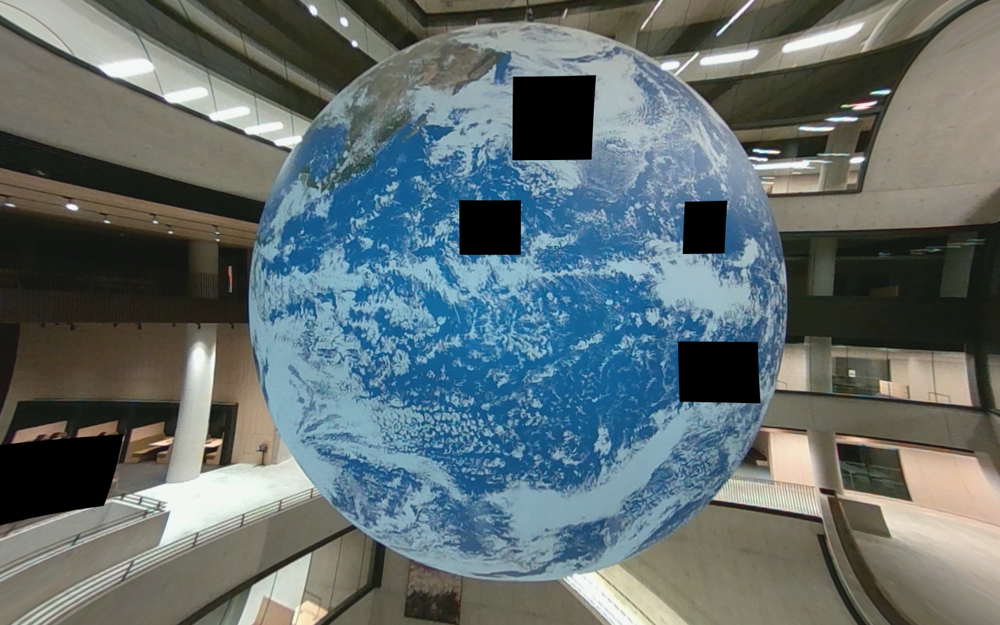
#> input picture final/Dataset_25/Hard/images/000016.png, 1000 x 625 px, shrunk from 1280 x 800 before the run, found by its file name
$ python task_1.py
#> lines starting #> are read from the running program, lines starting #| are printed output that depends on the picture; after the words box and inside, x2 and y2 are one past the last pixel; in counts of white or black regions, pixels touching at a corner belong together
#> in main, image is the input picture: PIL image 1000x625 RGB; mean R, G, B 97, 109.4, 110.8
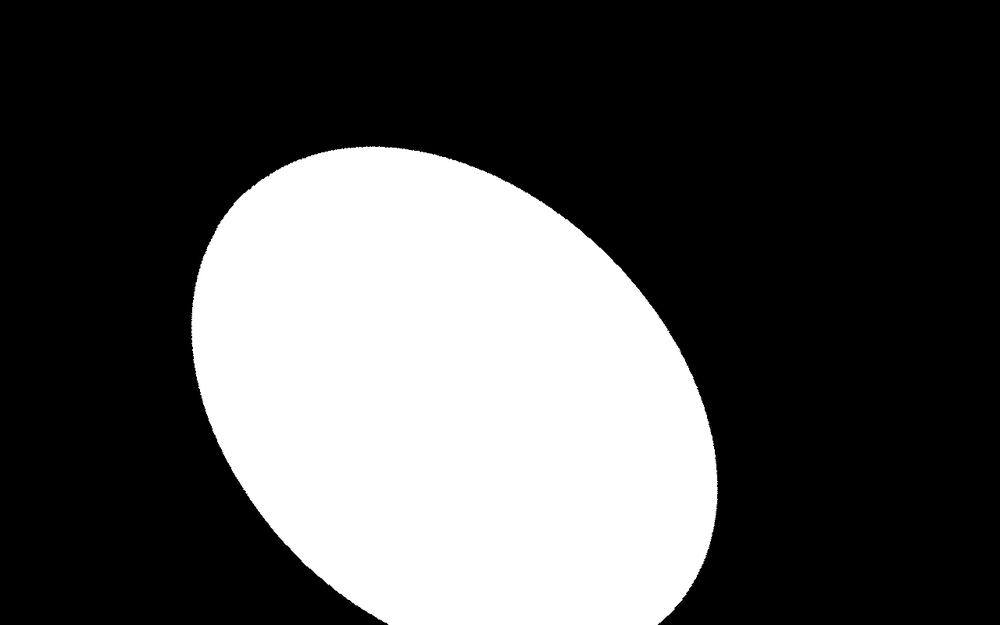
#> input picture final/Dataset_25/Medium/masks/000016.png, 1000 x 625 px, shrunk from 1280 x 800 before the run, found by its file name
#> in main, ground_truth_image is the input picture: PIL image 1000x625 L; min 0, max 255, mean 79.9
#> in main, `hsv_img = blurred_image.convert("HSV")`: hsv_img: PIL image 1000x625 HSV; mean H, S, V 76.4, 69.3, 121.5
import torchvision.transforms as transforms
from PIL import Image, ImageFilter
import matplotlib.pyplot as plt
import numpy as np
from tqdm import tqdm
from collections import deque
import cv2

def threshoding(image: Image.Image, threshold: list):
    copy_image = image.copy()
    # apply gaussian blur
    blurred_image = copy_image.filter(ImageFilter.GaussianBlur(radius=2))

    hsv_img = blurred_image.convert("HSV")
    hsv_array = np.array(hsv_img)

    hue_channel = hsv_array[:, :, 0]
    mask = (hue_channel >= threshold[0]) & (hue_channel <= threshold[1])
    binary_image = np.ones_like(hue_channel)*255
    binary_image[mask] = 0
    # plt.imshow(binary_image, cmap='gray')
    # plt.axis('off')
    # plt.show()

    return binary_image


# [56 lines left out: function region_growing, not called in this run]


def draw_roc_curve(image: Image.Image, ground_truth_image: Image.Image):
    gt_array = np.array(ground_truth_image)

    true_positive_thresholding = []
    true_negative_thresholding = []
    false_positive_thresholding = []
    false_negative_thresholding = []
    thresholds = range(0, 256, 10)

    for thresh in tqdm(thresholds):
        binary_image = threshoding(image, threshold=[0, thresh])
        tp = np.sum((binary_image == 255) & (gt_array == 255))
        tn = np.sum((binary_image == 0) & (gt_array == 0))
        fp = np.sum((binary_image == 255) & (gt_array == 0))
        fn = np.sum((binary_image == 0) & (gt_array == 255))
        true_positive_thresholding.append(tp)
        false_positive_thresholding.append(fp)
        true_negative_thresholding.append(tn)
        false_negative_thresholding.append(fn)
#> this loop made 26 passes
#> (tp, tn, fp, fn) on passes 1 to 12: (191124, 18000, 408820, 2499), (191029, 19138, 407682, 2594), (190186, 36187, 390633, 3437), (179309, 129494, 297326, 14314), (159399, 218956, 207864, 34224), (155929, 264690, 162130, 37694), (154266, 297435, 129385, 39357), (152370, 324200, 102620, 41253), (151196, 336337, 90483, 42427), (150117, 346086, 80734, 43506), (149722, 350667, 76153, 43901), (149441, 354085, 72735, 44182)
#> pass 1, in threshoding, `hue_channel = hsv_array[:, :, 0]`:
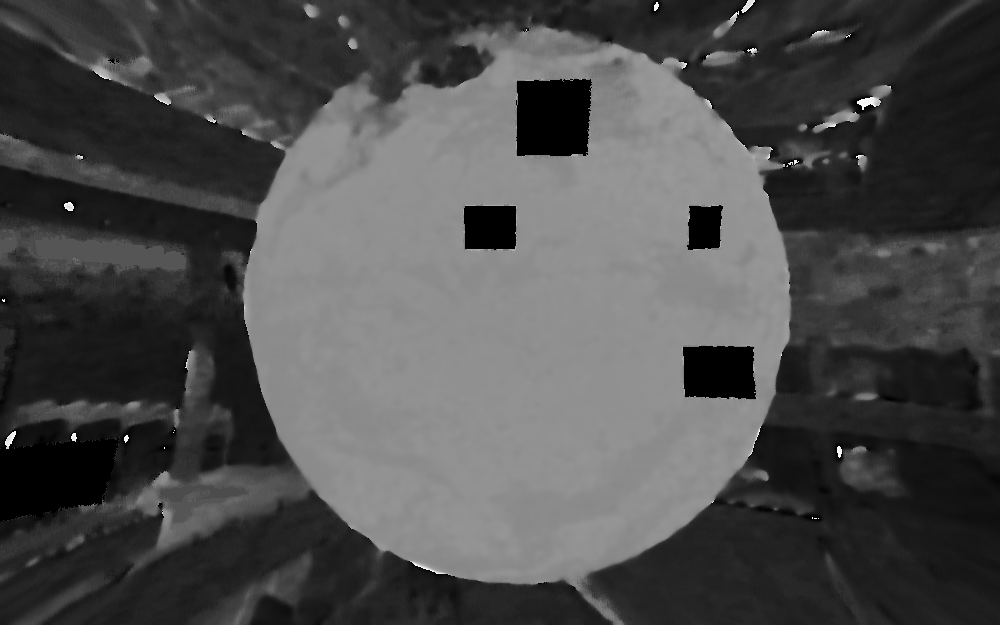
#> hue_channel: shape (625, 1000); min 0, max 253, mean 76.4
#> pass 1, in threshoding, `mask = (hue_channel >= threshold[0]) & (hue_channel <= threshold[1])`:
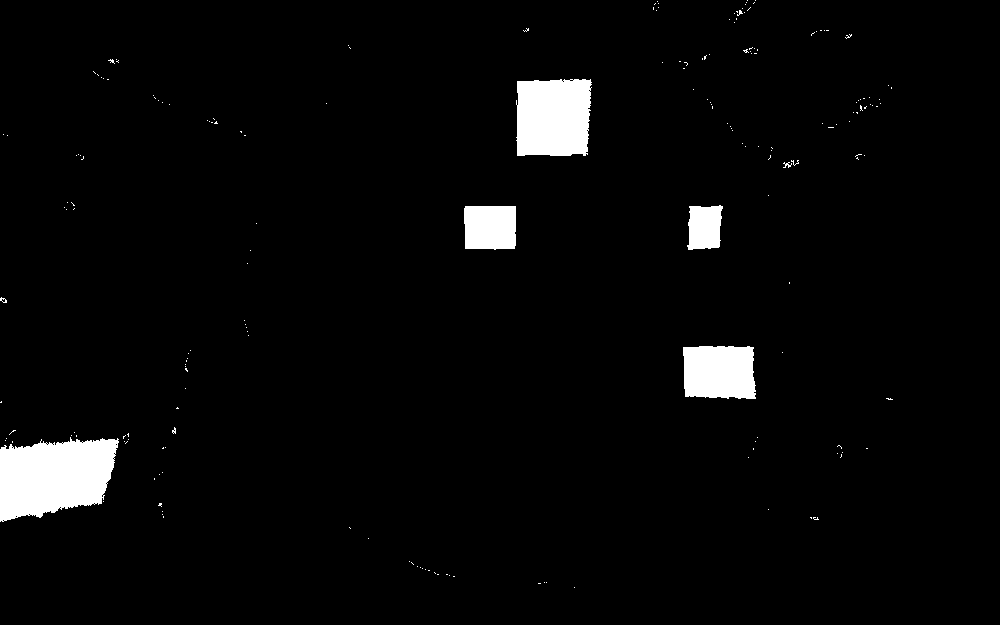
#> mask: shape (625, 1000) bool; 3.3% white; 196 white regions (189 under 20 px), largest, box (x1, y1, x2, y2) and area: (0, 437, 119, 522) 7578, (516, 79, 592, 156) 5424, (683, 346, 756, 399) 3583
#> after the loop, false_negative_thresholding = 26 values from 2499 to 193621; false_positive_thresholding = 26 values, max 408820 at index 0, min 70 at index 25, mean 100833.8; true_negative_thresholding = 26 values from 18000 to 426750; true_positive_thresholding = 26 values, max 191124 at index 0, min 2 at index 25, mean 91960.6

    true_positive_rate_thresholding = np.array(true_positive_thresholding) / (np.array(true_positive_thresholding) + np.array(false_negative_thresholding) + 1e-6)
#> true_positive_rate_thresholding = 26 values, max 0.987 at index 0, min 1.03e-05 at index 25, mean 0.475
    false_positive_rate_thresholding = np.array(false_positive_thresholding) / (np.array(false_positive_thresholding) + np.array(true_negative_thresholding) + 1e-6)
#> false_positive_rate_thresholding = 26 values, max 0.958 at index 0, min 0.000164 at index 25, mean 0.236

    plt.plot(false_positive_rate_thresholding, true_positive_rate_thresholding, marker='o')
    plt.xlabel('False Positive')
    plt.ylabel('True Positive')
    plt.title('Threshoding ROC Curve')
    plt.grid()
    # plt.savefig('threshoding_roc_curve.png')
    plt.show()
    print("ROC curve saved as 'threshoding_roc_curve.png'")
    plt.clf()

    tp_region_growing = []
    tn_region_growing = []
    fp_region_growing = []
    fn_region_growing = []
    thresholds = range(0, 256, 10)
    seed_point = (500, 500)  # Example seed point
    blurred_image = image.copy().filter(ImageFilter.GaussianBlur(radius=2))
    hsv_img = blurred_image.convert("HSV")
    for thresh in tqdm(thresholds):
        binary_image = region_growing_2(hsv_img, seed_point=seed_point, threshold=thresh)
        tp = np.sum((binary_image == 255) & (gt_array == 255))
        tn = np.sum((binary_image == 0) & (gt_array == 0))
        fp = np.sum((binary_image == 255) & (gt_array == 0))
        fn = np.sum((binary_image == 0) & (gt_array == 255))
        tp_region_growing.append(tp)
        fp_region_growing.append(fp)
        tn_region_growing.append(tn)
        fn_region_growing.append(fn)
#> this loop made 26 passes
#> (tp, tn, fp, fn) on passes 1 to 12: (53, 426820, 0, 193570), (147707, 367503, 59317, 45916), (148689, 360960, 65860, 44934), (149143, 358294, 68526, 44480), (149316, 357015, 69805, 44307), (149928, 355891, 70929, 43695), (150284, 355215, 71605, 43339), (152481, 344967, 81853, 41142), (153565, 315110, 111710, 40058), (154638, 290919, 135901, 38985), (158924, 241921, 184899, 34699), (180276, 126429, 300391, 13347)
#> after the loop, fn_region_growing = 26 values, max 193570 at index 0, min 0 at index 14, mean 24391.2; fp_region_growing = 26 values from 0 to 426820; tn_region_growing = 26 values, max 426820 at index 0, min 0 at index 14, mean 152063.4; tp_region_growing = 26 values from 53 to 193623

    true_positive_rate_region_growing = np.array(tp_region_growing) / (np.array(tp_region_growing) + np.array(fn_region_growing) + 1e-6)
#> true_positive_rate_region_growing = 26 values from 0.000274 to 1
    false_positive_rate_region_growing = np.array(fp_region_growing) / (np.array(fp_region_growing) + np.array(tn_region_growing) + 1e-6)
#> false_positive_rate_region_growing = 26 values from 0 to 1

    plt.plot(false_positive_rate_region_growing, true_positive_rate_region_growing, marker='o', color='red')
    plt.xlabel('False Positive')
    plt.ylabel('True Positive')
    plt.title('ROC Curve for Region Growing')
    plt.grid()
    # plt.savefig('region_growing_roc_curve.png')
    plt.show()
    print("ROC curve saved as 'region_growing_roc_curve.png'")
    plt.clf()

    tp_combined = []
    tn_combined = []
    fp_combined = []
    fn_combined = []
    thresholds = range(0, 256, 10)
    blurred_image = image.copy().filter(ImageFilter.GaussianBlur(radius=2))
    hsv_img = blurred_image.convert("HSV")
    for thresh in tqdm(thresholds):
        binary_image_combined = threshold_and_region_growing(hsv_img, threshold=thresh)
        tp = np.sum((binary_image_combined == 255) & (gt_array == 255))
        tn = np.sum((binary_image_combined == 0) & (gt_array == 0))
        fp = np.sum((binary_image_combined == 255) & (gt_array == 0))
        fn = np.sum((binary_image_combined == 0) & (gt_array == 255))
        tp_combined.append(tp)
        fp_combined.append(fp)
        tn_combined.append(tn)
        fn_combined.append(fn)
#> this loop made 26 passes
#> (tp, tn, fp, fn) on passes 1 to 5: (30179, 425427, 1393, 163444), (147562, 365869, 60951, 46061), (148639, 361346, 65474, 44984), (149105, 358615, 68205, 44518), (149317, 357096, 69724, 44306)
#> pass 1, in get_safe_ocean_seeds, `S = hsv_array[:, :, 1]`:
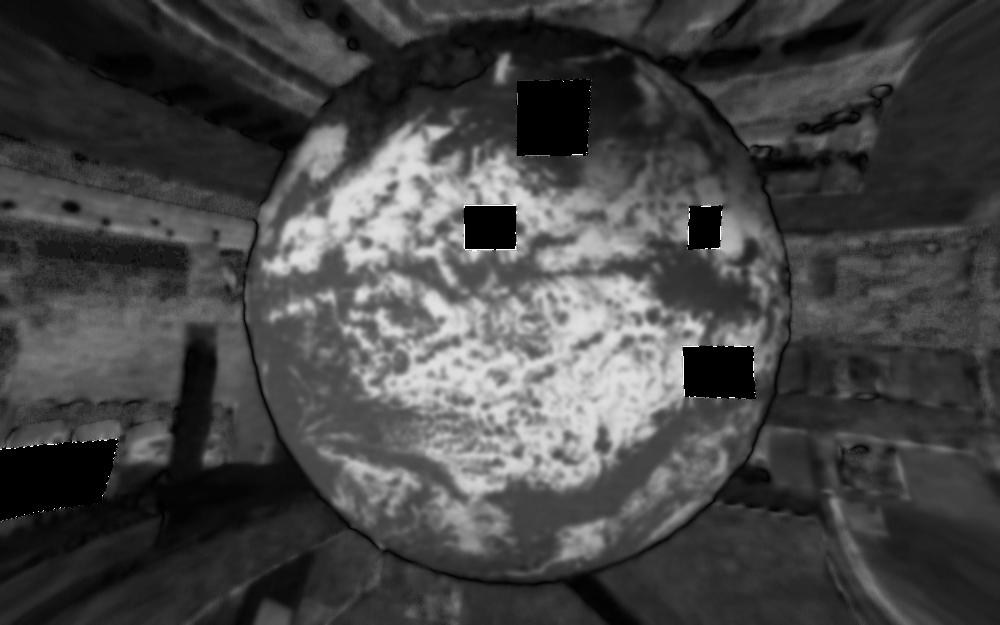
#> S: shape (625, 1000); min 0, max 255, mean 69.3
#> pass 1, in get_safe_ocean_seeds, `V = hsv_array[:, :, 2]`:
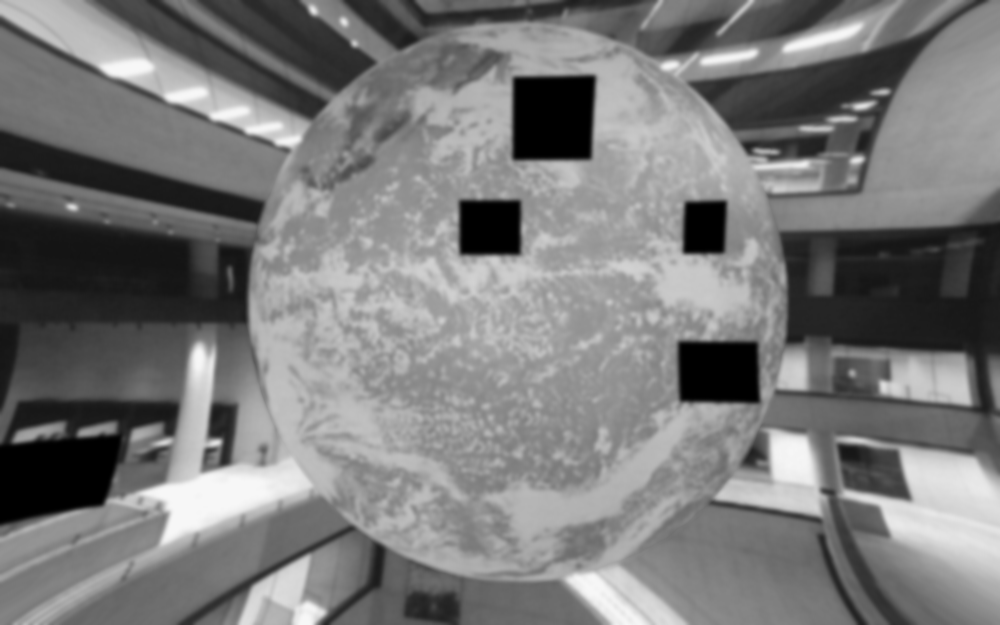
#> V: shape (625, 1000); min 0, max 247, mean 121.5
#> pass 1, in get_safe_ocean_seeds, `sat_mask = (S > saturation_threshold)`:
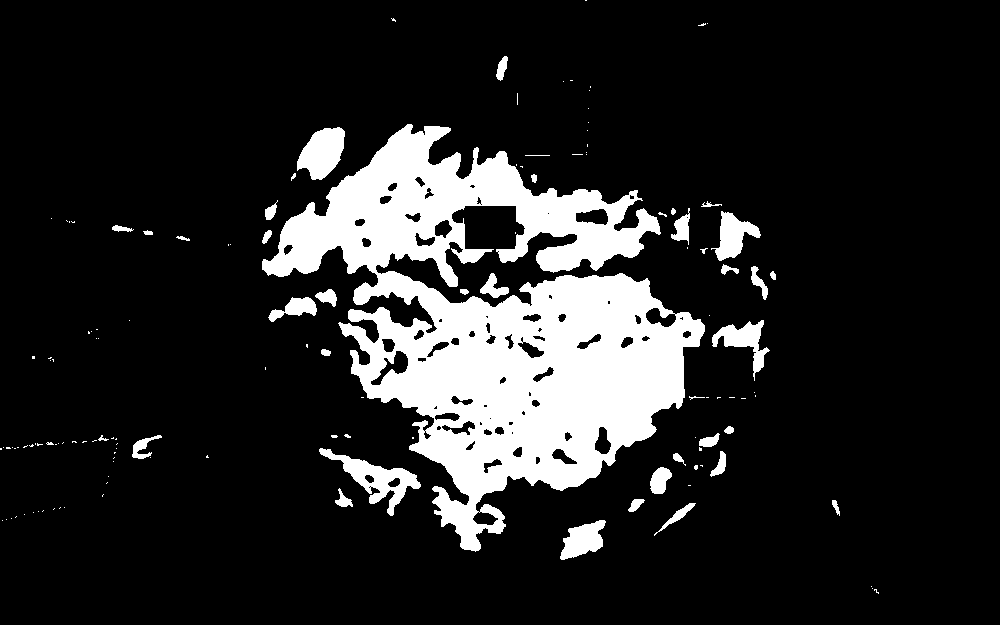
#> sat_mask: shape (625, 1000) bool; 14.6% white; 137 white regions (98 under 20 px), largest, box (x1, y1, x2, y2) and area: (262, 124, 705, 552) 79340, (319, 448, 421, 516) 2003, (297, 127, 345, 180) 1686

    true_positive_rate_combined = np.array(tp_combined) / (np.array(tp_combined) + np.array(fn_combined) + 1e-6)
    false_positive_rate_combined = np.array(fp_combined) / (np.array(fp_combined) + np.array(tn_combined) + 1e-6)
    plt.plot(false_positive_rate_combined, true_positive_rate_combined, marker='o', color='green')
    plt.xlabel('False Positive')
    plt.ylabel('True Positive')
    plt.title('ROC Curve for Thresholding + Region Growing')
    plt.grid()
    # plt.savefig('threshold_region_growing_roc_curve.png')
    # plt.show()
    print("ROC curve saved as 'threshold_region_growing_roc_curve.png'")
    plt.show()
    plt.clf()

    # plotting both curves together
    plt.plot(false_positive_rate_thresholding, true_positive_rate_thresholding, marker='.', color='blue', label='Thresholding')
    plt.plot(false_positive_rate_region_growing, true_positive_rate_region_growing, marker='.', color='red', label='Region Growing')
    plt.plot(false_positive_rate_combined, true_positive_rate_combined, marker='.', color='green', label='Combined Method')
    plt.xlabel('False Positive')
    plt.ylabel('True Positive')
    plt.title('ROC Curve Comparison')
    plt.legend()
    plt.grid()
    # plt.savefig('roc_curve_comparison.png')
    plt.show()
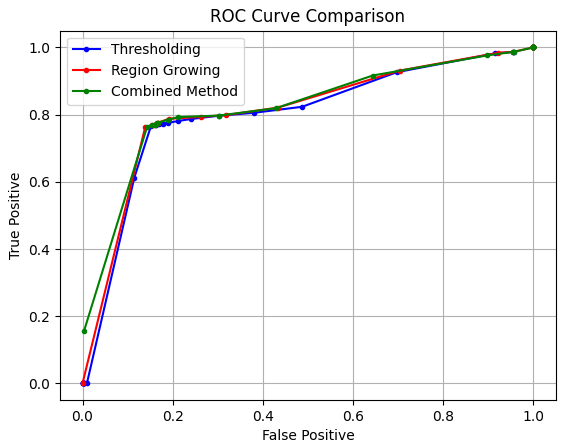
#> figure drawn by matplotlib, 1 panel
    print("ROC curve comparison saved as 'roc_curve_comparison.png'")


def get_safe_ocean_seeds(hsv_img: Image.Image, saturation_threshold: int = 120):
    hsv_img_copy = hsv_img.copy()

    hsv_array = np.array(hsv_img_copy)

    H = hsv_array[:, :, 0]
    S = hsv_array[:, :, 1]
    V = hsv_array[:, :, 2]

    # --- DEFINE THE SAFETY ZONES ---

    # 1. HUE: Target BLUE only.
    # In PIL (0-255 scale), Blue is approx 170.
    # Let's target a range of 140 to 190 to be safe.
    # This strictly avoids Yellow (approx 40) and Green (approx 85).
    blue_mask = (H > 140) & (H < 190)

    # 2. SATURATION: Avoid White Clouds and Lights.
    # Clouds and Lights have very low saturation (near 0).
    # Deep Ocean has high saturation.
    # We require Saturation > 50 to avoid picking up white lights as seeds.
    sat_mask = (S > saturation_threshold)

    # Combine them
    final_seed_mask = blue_mask & sat_mask

    # Create Binary Image (0 for background, 255 for seed)
    binary_seeds = np.zeros_like(H)
    binary_seeds[final_seed_mask] = 255

    return binary_seeds


def threshold_and_region_growing(hsv_image: Image.Image, threshold: int, saturation_threshold: int = 120):
    binary_seeds = get_safe_ocean_seeds(hsv_image, saturation_threshold=saturation_threshold)
    # [4 lines of commented-out code are left out]

    segmented_images = []
    for y in range(0, binary_seeds.shape[0], 50):
        for x in range(0, binary_seeds.shape[1], 50):
            if binary_seeds[y, x] == 255:
                # print(f"Seed found at: ({x}, {y})")
                segmented_image = region_growing_2(hsv_image, seed_point=(x, y), threshold=threshold)
                segmented_images.append(segmented_image)
    # Combine all segmented images
    combined_segmented_image = np.zeros_like(binary_seeds)
    for seg_img in segmented_images:
        combined_segmented_image = np.maximum(combined_segmented_image, seg_img)
    # plt.imshow(combined_segmented_image, cmap='gray')
    # plt.axis('off')
    # plt.show()

    return combined_segmented_image


def region_growing_2(hsv_image: Image.Image, seed_point: tuple, threshold: int):
    # Setup
    hsv_image_copy = hsv_image.copy()
    hsv_array = np.array(hsv_image_copy)
    hue_channel = hsv_array[:, :, 0]

    seeds = seed_point # Your ocean seed
    connectivity = 4 # or 8
    flags = connectivity | (255 << 8) | cv2.FLOODFILL_FIXED_RANGE

    # floodFill expects a numpy array.
    # We work on the Hue channel directly.
    # Note: cv2.floodFill modifies the image in-place, so we copy.
    work_image = hue_channel.copy()

    h, w = work_image.shape
    mask = np.zeros((h+2, w+2), np.uint8) # floodFill requires mask to be 2px larger

    # Run Region Growing (Instant in C++)
    # For 1-channel image, newVal is a scalar, loDiff/upDiff are scalars.
    cv2.floodFill(work_image, mask, seeds, 255, (threshold,), (threshold,), flags)

    # Extract the actual binary map (Crop the 2px border)
    binary_output = mask[1:-1, 1:-1]

    return binary_output


# [46 lines left out: function YoudensJ_evaluation, not called in this run]


def main():
    image = Image.open("./Dataset_25/Easy/images/000016.png").convert("RGB")
    ground_truth_image = Image.open("./Dataset_25/Easy/masks/000016.png").convert("L")
    blurred_image = image.copy().filter(ImageFilter.GaussianBlur(radius=2))
    hsv_img = blurred_image.convert("HSV")
    # [39 lines of commented-out code are left out]

    draw_roc_curve(image, ground_truth_image)

    # [4 lines of commented-out code are left out]

if __name__ == "__main__":
    main()
